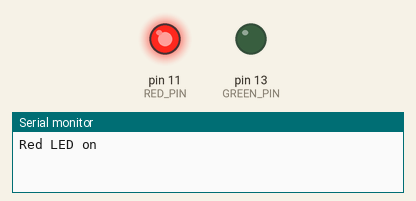
The sketch below on a simulated Arduino Uno, built with avr-gcc and run on an emulated ATmega328P. Parts: output pins drawn as LEDs (lit = HIGH), the last lines printed to the serial monitor.

Above: at 0.1 s.
At 3.1 s:
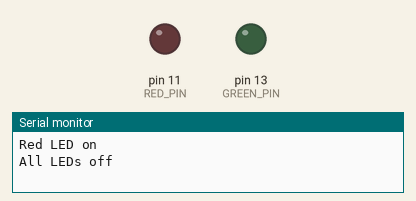
Timing chart, 0 to 4.6 s (numbered marks = the images above):
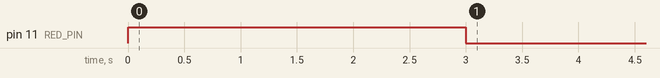

The sketch:

pattern_detect.ino
```cpp
// Define pins as LED pins (PWM capable ones as default for brightness control if desired)
#define RED_PIN 11
#define GREEN_PIN 13

// Global variables

// Pattern to detect
const int gTargetPattern[3] = {5, 1, 2};

// Pattern to search
const int gSampleData[10] = {7, 2, 0, 5, 5, 5, 0, 2, 1, 2};

// Number of pattern matches
int gOccurrences = 0;

void setup() {
  // Automatically determine the length of the gTargetPattern and gSampleData.
  size_t sampleLen = sizeof(gSampleData) / sizeof(gSampleData[0]);
  size_t patLen  = sizeof(gTargetPattern) / sizeof(gTargetPattern[0]); // should be 3

  // Initialize the serial (UART) terminal at 9600 baud.
  Serial.begin(9600);

  // Declare the output pins as outputs.
  pinMode(RED_PIN, OUTPUT);
  pinMode(GREEN_PIN, OUTPUT);

  // Print a fresh line to the terminal.
  Serial.println();

  if (sampleLen >= patLen)
  {
    // Implement a 3-element sliding window to determine if a pattern exists.
    for(unsigned int i = 0; i <= sampleLen - patLen; i++)
    {
      if (gSampleData[i]     == gTargetPattern[0] &&
          gSampleData[i + 1] == gTargetPattern[1] &&
          gSampleData[i + 2] == gTargetPattern[2])
      {
        // Increment occurrences if a pattern is detected.
        gOccurrences++;
      }

      if(gOccurrences > 0){
        digitalWrite(GREEN_PIN, HIGH);
        Serial.println("Green LED On");
      }
    }
  }

  if(gOccurrences == 0){
    digitalWrite(RED_PIN, HIGH);
    Serial.println("Red LED on");

  }
  // Delay the turn off of the LEDs
  delay(3000);
  digitalWrite(RED_PIN, LOW);
  digitalWrite(GREEN_PIN, LOW);
  Serial.println("All LEDs off");

}

void loop() {
  // put your main code here, to run repeatedly:

}
```

char_LEDs.c
```cpp
#define ARRAY_SIZE 14

#define RED_PIN 11
#define GREEN_PIN 10
#define BLUE_PIN 9

// Enter your desired word in curly brackets, and update ARRAY_SIZE macro -> number of characters + 1 (for '\0')
char gMyArray[ARRAY_SIZE] = {"biogeographer"};

// Initialize global struct for color counts
struct colorCount{
  uint8_t RED = 0;
  uint8_t GREEN = 0;
  uint8_t BLUE = 0;
};

struct colorCount gC;

void foundRed(){
  // Increment counter
  gC.RED += 1;
  // Print color / count
  Serial.print("RED \tCount: ");
  Serial.println(gC.RED);
  // Turn on Red LED
  digitalWrite(RED_PIN, HIGH);
  // Delay 0.5 sec
  delay(500);
  // Turn off Red LED
  digitalWrite(RED_PIN, LOW);

}

void foundGreen(){
  // Increment counter
  gC.GREEN += 1;
  // Print color / count
  Serial.print("GREEN \tCount: ");
  Serial.println(gC.GREEN);
  // Turn on Green LED
  digitalWrite(GREEN_PIN, HIGH);
  // Delay 0.5 sec
  delay(500);
  // Turn off Green LED
  digitalWrite(GREEN_PIN, LOW);

}

void foundBlue(){
  // Increment counter
  gC.BLUE += 1;
  // Print color / count
  Serial.print("BLUE \tCount: ");
  Serial.println(gC.BLUE);
  // Turn on Blue LED
  digitalWrite(BLUE_PIN, HIGH);
  // Delay 0.5 sec
  delay(500);
  // Turn off Blue LED
  digitalWrite(BLUE_PIN, LOW);

}

void setup() {
  // put your setup code here, to run once:
  Serial.begin(9600);
  pinMode(RED_PIN, OUTPUT);
  pinMode(GREEN_PIN, OUTPUT);
  pinMode(BLUE_PIN, OUTPUT);

  int i;
  Serial.println();

  // Loop through char array for key letters (r,R,g,G,b,B) and call the appropriate function.
  for(i = 0; i < ARRAY_SIZE - 1; i++){

    if((gMyArray[i] == 'r') || (gMyArray[i] == 'R')){
      foundRed();

    }else if ((gMyArray[i] == 'g') || (gMyArray[i] == 'G')){
      foundGreen();

    }else if ((gMyArray[i] == 'b') || (gMyArray[i] == 'B')){
      foundBlue();

    }
  }

}

void loop() {
  // put your main code here, to run repeatedly:

}
```

second_max.c
```cpp
#include <stdio.h>

#define ARRAY_SIZE 51

// Global variables

// Note that this is a straight C program; it's not formatted for use with Arduino, but can be easily adapted to do so.

// initialize a zero array of size = ARRAY_SIZE
int gMyArray[ARRAY_SIZE] = {0};

// initialized integers to store the max and second-max numbers found
int gMax;
int g2Max;


int main()
{
    // Fill the array with known maximum and second maximum numbers.
    for(int i = 0; i < ARRAY_SIZE; i++){
        gMyArray[i] = 50 - i;
    }

    // Loop through the array
    for(int i = 0; i < ARRAY_SIZE - 1; i++){
        if(gMyArray[i] > gMax){             // If the current value is greater than the highest,
          g2Max = gMax;                     // save that number as the new second-highest.
          gMax = gMyArray[i];               // Then save the highest number variable as the current number

        }else if (gMyArray[i] > g2Max){     // Otherwise if the current number is ONLY larger than the second highest,
          g2Max = gMyArray[i];              // save the second highest as the current number
        }
    }

    gMyArray[50] = g2Max;

    for(int i = 0; i < ARRAY_SIZE - 1; i++){

        printf("index: (%d) = %d\n", i, gMyArray[i]);
    }

        printf("\n2nd maximum: %d", g2Max);

    return 0;


}
```

twice_square.c
```cpp
#include <stdio.h>

#define ARRAY_SIZE 512

// Global variables
struct s_myStruct
{
    unsigned long int myArray[ARRAY_SIZE];
};

// Function which writes to an array of size ARRAY_SIZE, the value 2 * i^2
struct s_myStruct twiceSquare(void){

    struct s_myStruct x = {0};

    for(int i = 0; i < ARRAY_SIZE; i++){
        x.myArray[i] = 2UL * (unsigned long)i * (unsigned long)i;
    }

    return x;

}

int main()
{

    struct s_myStruct y = twiceSquare();

    for(int i = 0; i < ARRAY_SIZE; i++){
        printf("2 * %d^2 = %lu\n", i, y.myArray[i]);
    }

    return 0;

}
```

user_entered_array.c
```cpp
#include <stdio.h>

#define ARRAY_SIZE 10

int myArray[ARRAY_SIZE] = {0};
int gSum = 0;
float gAverage = 0;


int main()
{

    for(int i = 0; i < ARRAY_SIZE; i++){
        scanf("%d", &myArray[i]);
        gSum += myArray[i];
    }

    printf("\nResult:\n");

    for(int i = 0; i < ARRAY_SIZE; i++){
        printf("%d\n", myArray[i]);
    }

    gAverage = (float)gSum / (float)ARRAY_SIZE;
    printf("Sum: %d\t Average: %.2f", gSum, gAverage);

    return 0;
}
```
